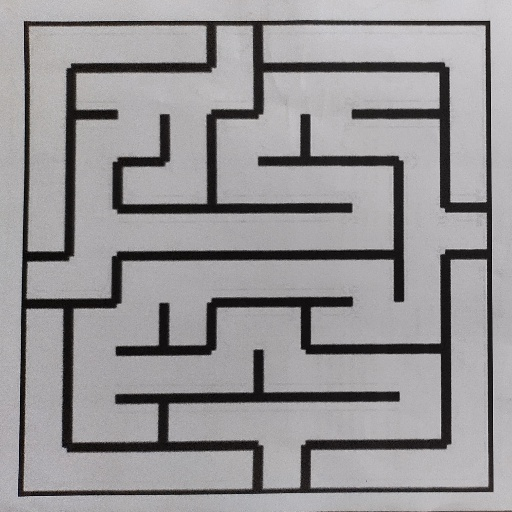
#> input picture task_4b_develop_ball_navigation_algo_windows/test_cases/maze00.jpg, 512 x 512 px; its folder holds only this picture in this run
$ python task_1b.py
#> lines starting #> are read from the running program, lines starting #| are printed output that depends on the picture; after the words box and inside, x2 and y2 are one past the last pixel; in counts of white or black regions, pixels touching at a corner belong together
#> further down, input_img is the input picture: shape (512, 512, 3); mean B, G, R 150.4, 148.5, 150.7
'''
*****************************************************************************************
*
*        		===============================================
*           		Nirikshak Bot (NB) Theme (eYRC 2020-21)
*        		===============================================
*
*  This script is to implement Task 1B of Nirikshak Bot (NB) Theme (eYRC 2020-21).
*
*  This software is made available on an "AS IS WHERE IS BASIS".
*  Licensee/end user indemnifies and will keep e-Yantra indemnified from
*  any and all claim(s) that emanate from the use of the Software or
*  breach of the terms of this agreement.
*
*  e-Yantra - An MHRD project under National Mission on Education using ICT (NMEICT)
*
*****************************************************************************************
'''

# Team ID:			[ NB_2650 ]
# Author List:		[ Shikhhar Siingh, Devyansh Chawla, Hardik Sharma]
# Filename:			task_1b.py
# Functions:		applyPerspectiveTransform, detectMaze, writeToCsv, split_into_cells, edge_values
# 					[ Comma separated list of functions in this file ]
# Global variables:
# 					[ List of global variables defined in this file ]


####################### IMPORT MODULES #######################
## You are not allowed to make any changes in this section. ##
## You have to implement this task with the three available ##
## modules for this task (numpy, opencv, csv)               ##
##############################################################
import numpy as np
import cv2
import csv
##############################################################


################# ADD UTILITY FUNCTIONS HERE #################
## You can define any utility functions for your code.      ##
## Please add proper comments to ensure that your code is   ##
## readable and easy to understand.                         ##
##############################################################

#Function for splitting our image into cells
def split_into_cells(img):
    rows = np.vsplit(img, 10) #Vertical split into 10 rows
    cells = [] #array of boxes

    for r in rows:
        cols = np.hsplit(r, 10) #Horizontal split into 10 columns
        for cell in cols:
            cells.append(cell) #Storing each box

    return cells

#Function to get the values for each cell
def edge_values(img):
    y = img.shape[0] #height of the image
    x = img.shape[1] #width of the image

    B_left, G_left, R_left = (img[int(y / 2), 8]) #BGR of the left mid_point
    B_top, G_top, R_top = (img[2, int(x / 2)]) #BGR of top mid_point
    B_right, G_right, R_right = (img[int(y / 2), x - 2]) #BGR of right mid_point
    B_bottom, G_bottom, R_bottom = (img[y - 2, int(x / 2)]) #BGR of bottom_midpoint

    value = 0 #Initialization of cell value

    #Conditions to check if the pixel is black or not
    if B_left < 150 and G_left <150 and R_left<150:
        value = value + 2**0

    if B_top < 150 and G_top <150 and R_top<150:
        value = value + 2**1

    if B_right < 150 and G_right <150 and R_right<150:
        value = value + 2**2

    if B_bottom < 150 and G_bottom <150 and R_bottom<150:
        value = value + 2**3

    return value


##############################################################


def applyPerspectiveTransform(input_img):

    """
    Purpose:
    ---
    takes a maze test case image as input and applies a Perspective Transfrom on it to isolate the maze

    Input Arguments:
    ---
    `input_img` :   [ numpy array ]
        maze image in the form of a numpy array

    Returns:
    ---
    `warped_img` :  [ numpy array ]
        resultant warped maze image after applying Perspective Transform

    Example call:
    ---
    warped_img = applyPerspectiveTransform(input_img)
    """

    warped_img = None

    img = input_img

    ##############	ADD YOUR CODE HERE	##############

    gray = cv2.cvtColor(img, cv2.COLOR_RGB2GRAY)

    val = 110
    mode = cv2.RETR_TREE
    if(gray.shape[0] == 1024):
        val = 250
        mode = cv2.RETR_TREE
    ret, thresh = cv2.threshold(gray, val, 255, cv2.THRESH_BINARY_INV)
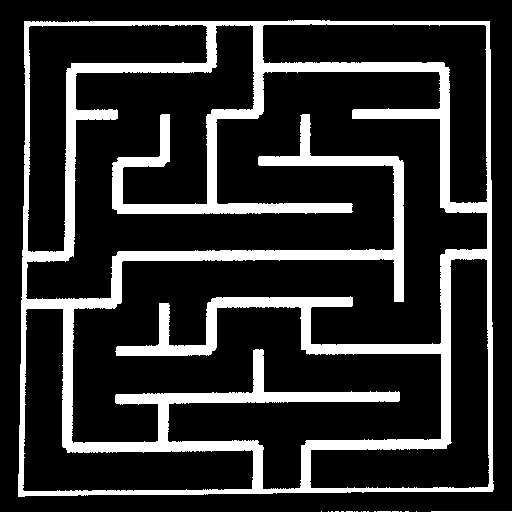
#> thresh: shape (512, 512); 18.5% white; 19 white regions (17 under 20 px)
#> ret = 110

    #Finding Contours
    contours,_ = cv2.findContours(thresh, mode, cv2.CHAIN_APPROX_NONE)
#> contours = 24 contours, 18 with area under 20; largest, box (x1, y1, x2, y2) and area: (18, 20, 494, 497) 221188, (25, 24, 488, 490) 122355, (22, 308, 254, 492) 14458, (309, 258, 490, 489) 14144, (262, 23, 488, 204) 13822, (27, 24, 208, 253) 13814
    #print(len(contours))
    areas = [] #list for storing areas of detected contours

    #cv2.drawContours(gray, contours, -1, (0,0,0), 7)
    #cv2.imshow("ret", gray)
    #cv2.waitKey(0)
    #Storing Contours
    for cnts in contours:
        area = cv2.contourArea(cnts)
        if not (area / (1024*1024) > 0.9 and area/ (1024*1024) < 1.1):
            areas.append(area)
#> this loop made 24 passes
#> area on passes 19 to 24: 221188, 14457.5, 14144, 122355, 13813.5, 13821.5
#> after the loop, areas = [0, 0, 0, 0, 0, 0, 0, 0, 0, 0, 0, 0, 0, 0, 0, 0, 0, 0, 221188, 14457.5, 14144, 122355, 13813.5, 13821.5]

    max_area = np.amax(areas) #Finding the contour with maximum area
#> max_area = 221188


    #Processing contours
    for cnts in contours:

        if cv2.contourArea(cnts) == max_area:

            approx = cv2.approxPolyDP(cnts, 0.01 * cv2.arcLength(cnts, True), True) #Getting the approximate coordinates of the vertices of the contours
#> this loop made 24 passes
#> approx on pass 19: [[489, 21], [24, 21], [18, 496], [492, 491]]
#> cnts on passes 2, 4, 7, 8, 9, 10: [[416, 511]], [[400, 511], [401, 511]], [[374, 511], [375, 511]], [[367, 511], [368, 511]], [[363, 511], [364, 511], [365, 511], [364, 511]], [[361, 511]]
            # print(approx)

    points = approx.ravel() #Flattening the approx matrix
#> points = [489, 21, 24, 21, 18, 496, 492, 491]
    x = np.array([points[0],points[2],points[4],points[6]]) #Extracting x coordinates
#> x = [489, 24, 18, 492]
    y = np.array([points[1],points[3],points[5],points[7]]) #Extracting y coordinates
#> y = [21, 21, 496, 491]

    ratio = x[0] / x[1]
#> ratio = 20.38

    if ratio >= 0.9 and ratio <=1.1 or x[0] - x[1] < 300:
        print("first condition")
        x = np.array([points[6],points[0],points[2],points[4]]) #Extracting x coordinates
        y = np.array([points[7],points[1],points[3],points[5]]) #Extracting y coordinates

    if gray.shape[0] == 1024 and ratio >= 0.9 and ratio <= 1.1 and y[0] < 900:
        print("second condition")
        x = np.array([points[4],points[6],points[0],points[2]]) #Extracting x coordinates
        y = np.array([points[5],points[7],points[1],points[3]]) #Extracting y coordinates

    print(x,y)
#| [489  24  18 492] [ 21  21 496 491]

    side = 800 #warped_img size
    pts1 = np.float32([[x[1], y[1]],[x[0], y[0]],[x[2], y[2]],[x[3], y[3]]]) #Making points matrix for input image
#> pts1 = [[24, 21], [489, 21], [18, 496], [492, 491]]
    pts2 = np.float32([[0, 0], [side, 0], [0, side], [side, side]]) #Making points matrix for output image
    matrix = cv2.getPerspectiveTransform(pts1, pts2) #Getting perspective transform
#> matrix = [[1.7, 0.0215, -41.33], [2.53e-17, 1.72, -36.07], [-2.22e-05, 4.06e-05, 1]]
    warped_img = cv2.warpPerspective(img, matrix, (side, side)) #Applying warp perspective
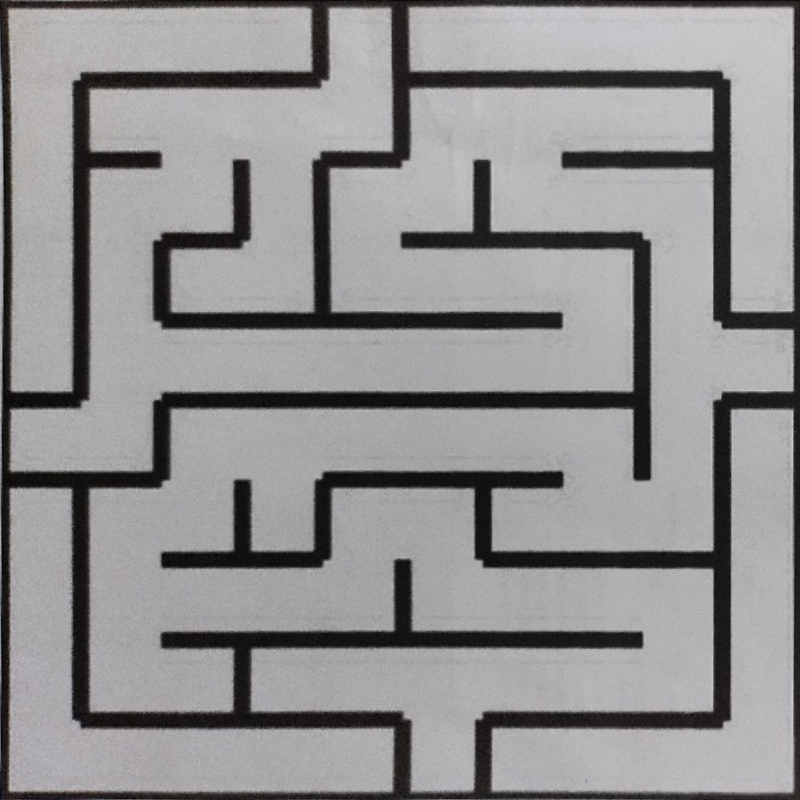
#> warped_img: shape (800, 800, 3); mean B, G, R 145.1, 143.3, 145.4

    ##################################################
    return warped_img


def detectMaze(warped_img):

    """
    Purpose:
    ---
    takes the warped maze image as input and returns the maze encoded in form of a 2D array

    Input Arguments:
    ---
    `warped_img` :    [ numpy array ]
        resultant warped maze image after applying Perspective Transform

    Returns:
    ---
    `maze_array` :    [ nested list of lists ]
        encoded maze in the form of a 2D array

    Example call:
    ---
    maze_array = detectMaze(warped_img)
    """

    maze_array = []

    ##############	ADD YOUR CODE HERE	##############

    cells = split_into_cells(warped_img) #Splitting the warped image into cells
#> in split_into_cells, `rows = np.vsplit(img, 10)`: rows = 10 items
#> the loop in split_into_cells, `for r in rows:` made 10 passes
#> after the loop in split_into_cells, `for r in rows:`: cells = 100 items
#> cells = 100 items

    for i in range(10): #For each row
        rows = [] #Intializing row array
        for j in range(10): #For each column
            x =  edge_values(cells[i*10 + j]) #Getting the cell value
            rows.append(x) #Storing cell value in the row
        maze_array.append(rows)
#> this loop made 10 passes

    ##################################################

    return maze_array


# NOTE:	YOU ARE NOT ALLOWED TO MAKE ANY CHANGE TO THIS FUNCTION
def writeToCsv(csv_file_path, maze_array):

    """
    Purpose:
    ---
    takes the encoded maze array and csv file name as input and writes the encoded maze array to the csv file

    Input Arguments:
    ---
    `csv_file_path` :	[ str ]
        file path with name for csv file to write

    `maze_array` :		[ nested list of lists ]
        encoded maze in the form of a 2D array

    Example call:
    ---
    warped_img = writeToCsv('test_cases/maze00.csv', maze_array)
    """

    with open(csv_file_path, 'w', newline='') as file:
        writer = csv.writer(file)
        writer.writerows(maze_array)


# NOTE:	YOU ARE NOT ALLOWED TO MAKE ANY CHANGE TO THIS FUNCTION
#
# Function Name:    main
#        Inputs:    None
#       Outputs:    None
#       Purpose:    This part of the code is only for testing your solution. The function first takes 'maze00.jpg'
# 					as input, applies Perspective Transform by calling applyPerspectiveTransform function,
# 					encodes the maze input in form of 2D array by calling detectMaze function and writes this data to csv file
# 					by calling writeToCsv function, it then asks the user whether to repeat the same on all maze images
# 					present in 'test_cases' folder or not. Write your solution ONLY in the space provided in the above
# 					applyPerspectiveTransform and detectMaze functions.

if __name__ == "__main__":

    # path directory of images in 'test_cases' folder
    img_dir_path = 'test_cases/'

    # path to 'maze00.jpg' image file
    file_num = 0
    img_file_path = img_dir_path + 'maze0' + str(file_num) + '.jpg'

    print('\n============================================')
    print('\nFor maze0' + str(file_num) + '.jpg')

    # path for 'maze00.csv' output file
    csv_file_path = img_dir_path + 'maze0' + str(file_num) + '.csv'

    # read the 'maze00.jpg' image file
    input_img = cv2.imread(img_file_path)

    # get the resultant warped maze image after applying Perspective Transform
    warped_img = applyPerspectiveTransform(input_img)

    if type(warped_img) is np.ndarray:

        # get the encoded maze in the form of a 2D array
        maze_array = detectMaze(warped_img)

        if (type(maze_array) is list) and (len(maze_array) == 10):

            print('\nEncoded Maze Array = %s' % (maze_array))
#> (printed output is left out)
            print('\n============================================')

            # writes the encoded maze array to the csv file
            writeToCsv(csv_file_path, maze_array)

            cv2.imshow('warped_img_0' + str(file_num), warped_img)
            cv2.waitKey(0)
            cv2.destroyAllWindows()

        else:

            print('\n[ERROR] maze_array returned by detectMaze function is not complete. Check the function in code.\n')
            exit()

    else:

        print('\n[ERROR] applyPerspectiveTransform function is not returning the warped maze image in expected format! Check the function in code.\n')
        exit()

    choice = input('\nDo you want to run your script on all maze images ? => "y" or "n": ')
#> the answer given: test_cases/maze00.jpg

    if choice == 'y':

        for file_num in range(1, 10):

            # path to image file
            img_file_path = img_dir_path + 'maze0' + str(file_num) + '.jpg'

            print('\n============================================')
            print('\nFor maze0' + str(file_num) + '.jpg')

            # path for csv output file
            csv_file_path = img_dir_path + 'maze0' + str(file_num) + '.csv'

            # read the image file
            input_img = cv2.imread(img_file_path)

            # get the resultant warped maze image after applying Perspective Transform
            warped_img = applyPerspectiveTransform(input_img)

            if type(warped_img) is np.ndarray:

                # get the encoded maze in the form of a 2D array
                maze_array = detectMaze(warped_img)

                if (type(maze_array) is list) and (len(maze_array) == 10):

                    print('\nEncoded Maze Array = %s' % (maze_array))
                    print('\n============================================')

                    # writes the encoded maze array to the csv file
                    writeToCsv(csv_file_path, maze_array)

                    cv2.imshow('warped_img_0' + str(file_num), warped_img)
                    cv2.waitKey(0)
                    cv2.destroyAllWindows()

                else:

                    print('\n[ERROR] maze_array returned by detectMaze function is not complete. Check the function in code.\n')
                    exit()

            else:

                print('\n[ERROR] applyPerspectiveTransform function is not returning the warped maze image in expected format! Check the function in code.\n')
                exit()

    else:

        print('')
